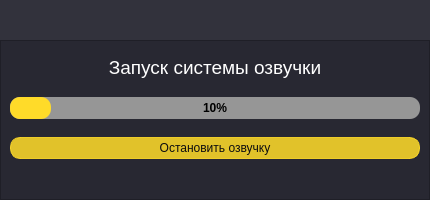
<?xml version="1.0" encoding="UTF-8"?>
<ui version="4.0">
 <class>MainWindow</class>
 <widget class="QMainWindow" name="MainWindow">
  <property name="geometry">
   <rect>
    <x>0</x>
    <y>0</y>
    <width>430</width>
    <height>200</height>
   </rect>
  </property>
  <property name="minimumSize">
   <size>
    <width>430</width>
    <height>200</height>
   </size>
  </property>
  <property name="maximumSize">
   <size>
    <width>16777215</width>
    <height>500</height>
   </size>
  </property>
  <property name="windowTitle">
   <string>Genshin speaker</string>
  </property>
  <property name="windowIcon">
   <iconset>
    <normaloff>Лого.png</normaloff>Лого.png</iconset>
  </property>
  <property name="styleSheet">
   <string notr="true"/>
  </property>
  <property name="unifiedTitleAndToolBarOnMac">
   <bool>false</bool>
  </property>
  <widget class="QWidget" name="centralwidget">
   <property name="styleSheet">
    <string notr="true"/>
   </property>
   <layout class="QVBoxLayout" name="verticalLayout_4">
    <property name="spacing">
     <number>0</number>
    </property>
    <property name="leftMargin">
     <number>0</number>
    </property>
    <property name="topMargin">
     <number>0</number>
    </property>
    <property name="rightMargin">
     <number>0</number>
    </property>
    <property name="bottomMargin">
     <number>0</number>
    </property>
    <item>
     <widget class="QFrame" name="frameMain">
      <property name="frameShape">
       <enum>QFrame::NoFrame</enum>
      </property>
      <property name="frameShadow">
       <enum>QFrame::Raised</enum>
      </property>
      <layout class="QVBoxLayout" name="verticalLayout_2" stretch="0">
       <property name="spacing">
        <number>0</number>
       </property>
       <property name="leftMargin">
        <number>0</number>
       </property>
       <property name="topMargin">
        <number>0</number>
       </property>
       <property name="rightMargin">
        <number>0</number>
       </property>
       <property name="bottomMargin">
        <number>0</number>
       </property>
       <item>
        <layout class="QVBoxLayout" name="verticalLayoutMain">
         <property name="spacing">
          <number>0</number>
         </property>
         <property name="leftMargin">
          <number>0</number>
         </property>
         <property name="topMargin">
          <number>0</number>
         </property>
         <property name="rightMargin">
          <number>0</number>
         </property>
         <property name="bottomMargin">
          <number>0</number>
         </property>
         <item>
          <widget class="QFrame" name="frameTitle">
           <property name="minimumSize">
            <size>
             <width>0</width>
             <height>40</height>
            </size>
           </property>
           <property name="maximumSize">
            <size>
             <width>16777215</width>
             <height>40</height>
            </size>
           </property>
           <property name="styleSheet">
            <string notr="true">background-color: rgb(50, 50, 60);  
color: white;</string>
           </property>
           <property name="frameShape">
            <enum>QFrame::NoFrame</enum>
           </property>
           <property name="frameShadow">
            <enum>QFrame::Raised</enum>
           </property>
           <layout class="QVBoxLayout" name="verticalLayout_6">
            <property name="spacing">
             <number>0</number>
            </property>
            <property name="leftMargin">
             <number>0</number>
            </property>
            <property name="topMargin">
             <number>0</number>
            </property>
            <property name="rightMargin">
             <number>0</number>
            </property>
            <property name="bottomMargin">
             <number>0</number>
            </property>
            <item>
             <layout class="QVBoxLayout" name="verticalLayoutTitle">
              <property name="spacing">
               <number>0</number>
              </property>
             </layout>
            </item>
           </layout>
          </widget>
         </item>
         <item>
          <widget class="QFrame" name="frameBody">
           <property name="styleSheet">
            <string notr="true">#MainWindow
{
	border-color: rgb(40, 40, 50);  
}
QWidget {  
	color: white;
    background-color: rgb(40, 40, 50);  
	
}  
QPushButton {  
	color:rgb(13, 13, 15);  
	
	background-color: rgba(255, 219, 41, 220);
	border: 1px solid rgba(255, 219, 41, 220);
	border-radius: 10px;
	height: 20;
}

QPushButton:hover {
	background-color: rgba(255, 219, 41, 255);
}
QPushButton:pressed {
	background-color: rgba(255, 219, 41, 200);
}
QScrollBar::vertical {  
	border: none;  
	background:  rgb(150,150,150);
	margin: 3px 0 3px 0;
	border-radius: 7px;
}  
QScrollBar::handle:vertical {  
	background: rgba(255, 219, 41, 200); 
	border-radius: 8px;
}  
QScrollBar::handle:vertical:hover {  
	background: rgba(255, 180, 41, 255);
}  
QScrollBar::add-line:vertical, QScrollBar::sub-line:vertical {  
	background: none; 
}  
QScrollBar::add-page:vertical, QScrollBar::sub-page:vertical {  
	background: none;
}  
QSlider::handle{
	 background-color: #E1C22A;
	width: 10px; 
	border-radius: 5px;
}
QSlider::handle::hover{
	 background-color: rgba(255, 180, 41, 255);
}</string>
           </property>
           <property name="frameShape">
            <enum>QFrame::StyledPanel</enum>
           </property>
           <property name="frameShadow">
            <enum>QFrame::Raised</enum>
           </property>
           <layout class="QVBoxLayout" name="verticalLayout_10">
            <property name="spacing">
             <number>18</number>
            </property>
            <property name="topMargin">
             <number>15</number>
            </property>
            <item>
             <widget class="QLabel" name="label">
              <property name="enabled">
               <bool>true</bool>
              </property>
              <property name="sizePolicy">
               <sizepolicy hsizetype="Preferred" vsizetype="Fixed">
                <horstretch>0</horstretch>
                <verstretch>0</verstretch>
               </sizepolicy>
              </property>
              <property name="font">
               <font>
                <pointsize>14</pointsize>
               </font>
              </property>
              <property name="text">
               <string>Запуск системы озвучки</string>
              </property>
              <property name="alignment">
               <set>Qt::AlignCenter</set>
              </property>
             </widget>
            </item>
            <item>
             <widget class="QProgressBar" name="progressBar">
              <property name="sizePolicy">
               <sizepolicy hsizetype="Expanding" vsizetype="Fixed">
                <horstretch>0</horstretch>
                <verstretch>0</verstretch>
               </sizepolicy>
              </property>
              <property name="font">
               <font>
                <weight>75</weight>
                <bold>true</bold>
               </font>
              </property>
              <property name="styleSheet">
               <string notr="true">QProgressBar {
    background-color: rgb(150,150,150);  
    border-radius: 10px;
	text-align: center;
	color: black;

    }
QProgressBar::chunk {
    background-color: rgba(255, 219, 41);
    border-radius: 10px;
	
} </string>
              </property>
              <property name="value">
               <number>10</number>
              </property>
              <property name="format">
               <string>%p%</string>
              </property>
             </widget>
            </item>
            <item>
             <widget class="QPushButton" name="startStopVoicerBtn">
              <property name="enabled">
               <bool>true</bool>
              </property>
              <property name="text">
               <string>Остановить озвучку</string>
              </property>
              <property name="icon">
               <iconset>
                <normaloff>../data/Logos/iconPause.png</normaloff>../data/Logos/iconPause.png</iconset>
              </property>
             </widget>
            </item>
            <item>
             <widget class="QFrame" name="frameSettingsBase">
              <property name="enabled">
               <bool>true</bool>
              </property>
              <layout class="QVBoxLayout" name="verticalLayout_5">
               <property name="spacing">
                <number>12</number>
               </property>
               <property name="leftMargin">
                <number>0</number>
               </property>
               <property name="topMargin">
                <number>0</number>
               </property>
               <property name="rightMargin">
                <number>0</number>
               </property>
               <property name="bottomMargin">
                <number>3</number>
               </property>
               <item>
                <layout class="QVBoxLayout" name="verticalLayoutSettingsBase">
                 <property name="sizeConstraint">
                  <enum>QLayout::SetDefaultConstraint</enum>
                 </property>
                </layout>
               </item>
              </layout>
             </widget>
            </item>
           </layout>
          </widget>
         </item>
        </layout>
       </item>
      </layout>
     </widget>
    </item>
   </layout>
  </widget>
 </widget>
 <resources/>
 <connections/>
</ui>
